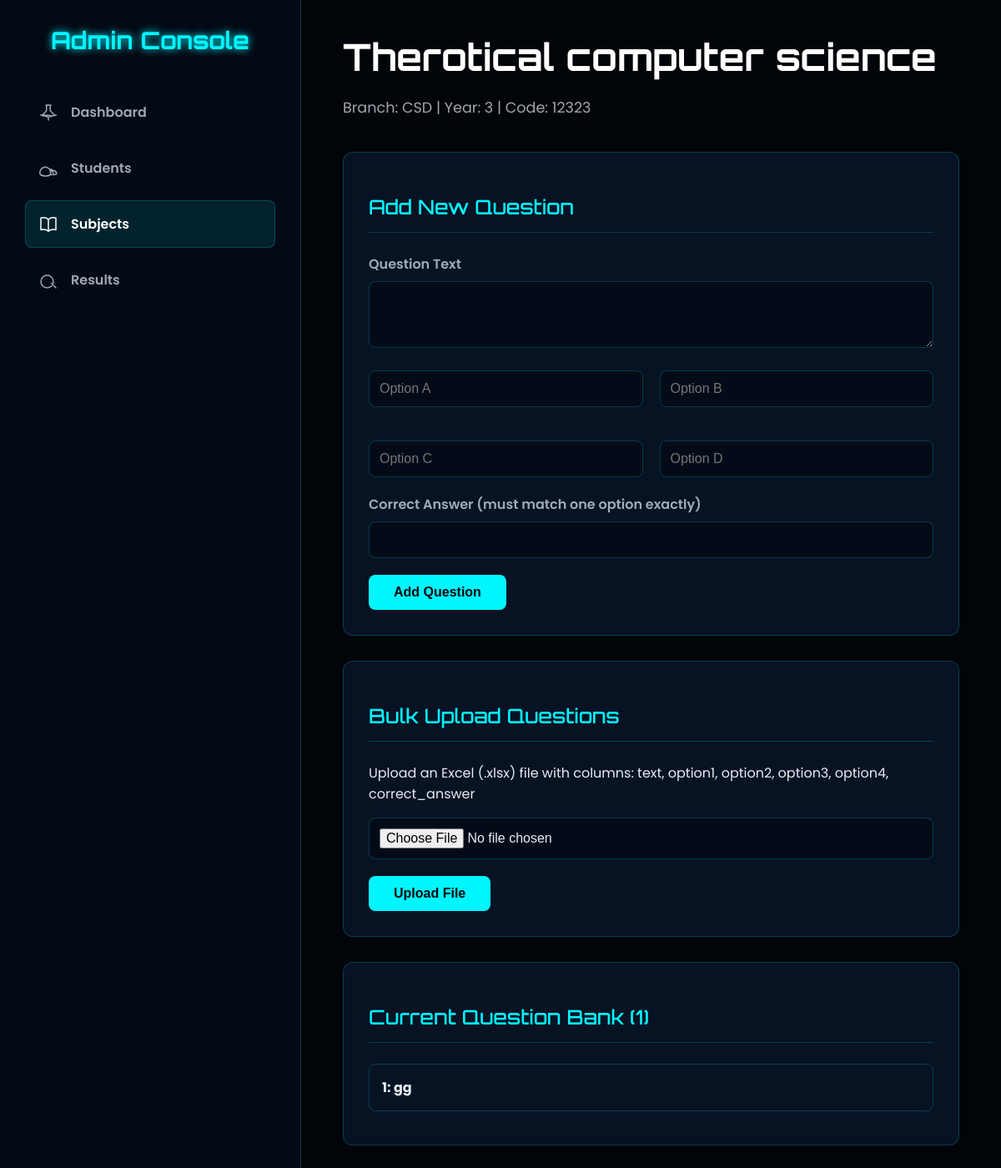
The app's page /admin/questions/1 (signed in) with its own data.
### tables this page shows
CREATE TABLE subjects (
            id INTEGER PRIMARY KEY AUTOINCREMENT,
            name TEXT NOT NULL,
            code TEXT UNIQUE NOT NULL,
            branch_code TEXT NOT NULL,
            year INTEGER NOT NULL
        , is_active INTEGER NOT NULL DEFAULT 1);

CREATE TABLE questions (
            id INTEGER PRIMARY KEY AUTOINCREMENT, text TEXT NOT NULL,
            option1 TEXT NOT NULL, option2 TEXT NOT NULL, option3 TEXT NOT NULL, option4 TEXT NOT NULL,
            correct_answer TEXT NOT NULL, subject_id INTEGER NOT NULL,
            FOREIGN KEY (subject_id) REFERENCES subjects (id) ON DELETE CASCADE
        );

### app.py (the view)
@app.route('/admin/questions/<int:subject_id>')
@admin_required
def admin_manage_questions(subject_id):
    conn = get_db()
    subject = conn.execute("SELECT * FROM subjects WHERE id = ?", (subject_id,)).fetchone()
    questions = conn.execute("SELECT * FROM questions WHERE subject_id = ?", (subject_id,)).fetchall()
    conn.close()
    if not subject:
        flash("Subject Not Found", "error")
        return redirect(url_for('admin_manage_subjects'))
    return render_template('admin_questions.html', subject=subject, questions=questions)

### app.py (called while the page is built)
def get_db():
    conn = sqlite3.connect(DB_FILE)
    conn.row_factory = sqlite3.Row
    return conn

def admin_required(f):
    @wraps(f)
    def decorated_function(*args, **kwargs):
        if 'admin' not in session:
            flash('Admin access required.', 'error')
            return redirect(url_for('login_page'))
        return f(*args, **kwargs)
    return decorated_function

### templates/admin_questions.html (shortened to what this page needs)
<!DOCTYPE html>
<html lang="en">
<head>
</head>
<body>
    <aside class="sidebar">
        <div class="sidebar-header">
            <h2>Admin Console</h2>
        </div>
        <nav class="nav-menu">
            <a href="{{ url_for('admin_dashboard') }}">
                <span>Dashboard</span>
            </a>
            <a href="{{ url_for('admin_manage_students') }}">
                <span>Students</span>
            </a>
            <a href="{{ url_for('admin_manage_subjects') }}" class="active">
                <span>Subjects</span>
            </a>
             <a href="{{ url_for('admin_results') }}">
                <svg fill="none" viewBox="0 0 24 24" stroke-width="1.5" stroke="currentColor"><path stroke-linecap="round" stroke-linejoin="round" d="M10.5 6a7.5 7.5 0 100 15 7.5 7.5 0 000-15zM21 21l-5.197-5.197" /></svg>
                <span>Results</span>
            </a>
        </nav>
    </aside>
    <main class="main-content">
        <div class="header">
            <h1>{{ subject.name }}</h1>
        </div>
        <div class="header-meta">
            Branch: {{ subject.branch_code.upper() }} | Year: {{ subject.year }} | Code: {{ subject.code }}
        </div>
        <div class="content-card">
            <h2>Add New Question</h2>
            <form action="{{ url_for('admin_add_question', subject_id=subject.id) }}" method="POST">
                <div class="form-group">
                    <label for="text">Question Text</label>
                    <textarea name="text" id="text" rows="3" required></textarea>
                </div>
                <div class="options-grid">
                    <div class="form-group"><input type="text" name="option1" required placeholder="Option A"></div>
                    <div class="form-group"><input type="text" name="option2" required placeholder="Option B"></div>
                    <div class="form-group"><input type="text" name="option3" required placeholder="Option C"></div>
                    <div class="form-group"><input type="text" name="option4" required placeholder="Option D"></div>
                </div>
                <div class="form-group">
                    <label for="correct_answer">Correct Answer (must match one option exactly)</label>
                    <input type="text" name="correct_answer" id="correct_answer" required>
                </div>
                <button type="submit" class="btn">Add Question</button>
            </form>
        </div>
        <div class="content-card">
            <h2>Bulk Upload Questions</h2>
            <form action="{{ url_for('admin_upload_questions', subject_id=subject.id) }}" method="POST" enctype="multipart/form-data">
                <p>Upload an Excel (.xlsx) file with columns: text, option1, option2, option3, option4, correct_answer</p>
                 <div class="form-group">
                    <input type="file" name="file" accept=".xlsx" required class="btn-secondary">
                 </div>
                <button type="submit" class="btn">Upload File</button>
            </form>
        </div>
        <div class="content-card">
            <h2>Current Question Bank ({{ questions|length }})</h2>
            <div class="question-accordion">
                {% if questions %}
                    {% for q in questions %}
                    <details>
                        <summary><strong>{{ loop.index }}: {{ q.text }}</strong></summary>
                    </details>
                    {% endfor %}
                {% else %}
                <p>No questions have been added for this subject yet.</p>
                {% endif %}
            </div>
        </div>
    </main>
</body>
</html>

### templates/admin_questions.html (style rules this page uses)
:root { --primary-glow: #00f6ff; --background-color: #010409; --card-bg: rgba(10, 25, 47, 0.7); --border-color: rgba(0, 246, 255, 0.2); --text-color: #e6edf3; --secondary-text: rgba(230, 237, 243, 0.7); }
body { font-family: 'Poppins', sans-serif; background-color: var(--background-color); color: var(--text-color); margin: 0; height: 100vh; display: flex; overflow: hidden; }
.sidebar { width: 300px; flex-shrink: 0; background: rgba(5, 15, 30, 0.6); backdrop-filter: blur(15px); border-right: 1px solid var(--border-color); padding: 30px; display: flex; flex-direction: column; z-index: 2; }
.sidebar-header h2 { font-family: 'Orbitron', sans-serif; margin: 0 0 40px 0; font-size: 1.8rem; color: var(--primary-glow); text-shadow: 0 0 10px var(--primary-glow); text-align: center; }
.nav-menu a { display: flex; align-items: center; padding: 15px; color: var(--secondary-text); text-decoration: none; border-radius: 8px; margin-bottom: 10px; transition: all 0.3s ease; border: 1px solid transparent; font-weight: 600; }
.nav-menu a.active, .nav-menu a:hover { background-color: rgba(0, 246, 255, 0.1); color: #fff; border-color: var(--border-color); }
.nav-menu a svg { margin-right: 15px; width: 24px; height: 24px; }
.main-content { flex-grow: 1; padding: 40px 50px; overflow-y: auto; }
.header { display: flex; justify-content: space-between; align-items: center; margin-bottom: 20px; }
.header h1 { font-family: 'Orbitron', sans-serif; margin: 0; font-size: 2.8rem; color: #fff; }
.header-meta { color: var(--secondary-text); margin-bottom: 40px; font-size: 1.1rem; }
.content-card { background: var(--card-bg); backdrop-filter: blur(10px); padding: 30px; border-radius: 12px; border: 1px solid var(--border-color); margin-bottom: 30px; }
.content-card h2 { font-family: 'Orbitron', sans-serif; font-weight: 500; color: var(--primary-glow); border-bottom: 1px solid var(--border-color); padding-bottom: 15px; margin-bottom: 25px; }
.form-group { margin-bottom: 20px; }
.form-group label { display: block; margin-bottom: 8px; font-weight: 600; color: var(--secondary-text); }
.form-group input, .form-group textarea { width: 100%; padding: 12px; background: rgba(0,0,0,0.3); border: 1px solid var(--border-color); border-radius: 8px; box-sizing: border-box; font-size: 1rem; color: var(--text-color); }
.options-grid { display: grid; grid-template-columns: 1fr 1fr; gap: 20px; }
.btn { padding: 12px 30px; background: var(--primary-glow); color: var(--background-color); border: none; border-radius: 8px; cursor: pointer; font-size: 1rem; font-weight: 700; transition: all 0.3s ease; }
.btn-secondary { background: transparent; color: var(--primary-glow); border: 1px solid var(--primary-glow); }
.question-accordion details { border: 1px solid var(--border-color); border-radius: 8px; margin-bottom: 10px; }
.question-accordion summary { padding: 15px; cursor: pointer; font-weight: 600; list-style: none; display: flex; justify-content: space-between; align-items: center; }

### records on screen
subjects: name "Therotical computer science", branch_code "CSD", year "3", code "12323"
questions: text "gg"

### other values on screen
{{ questions|length }} "1"
